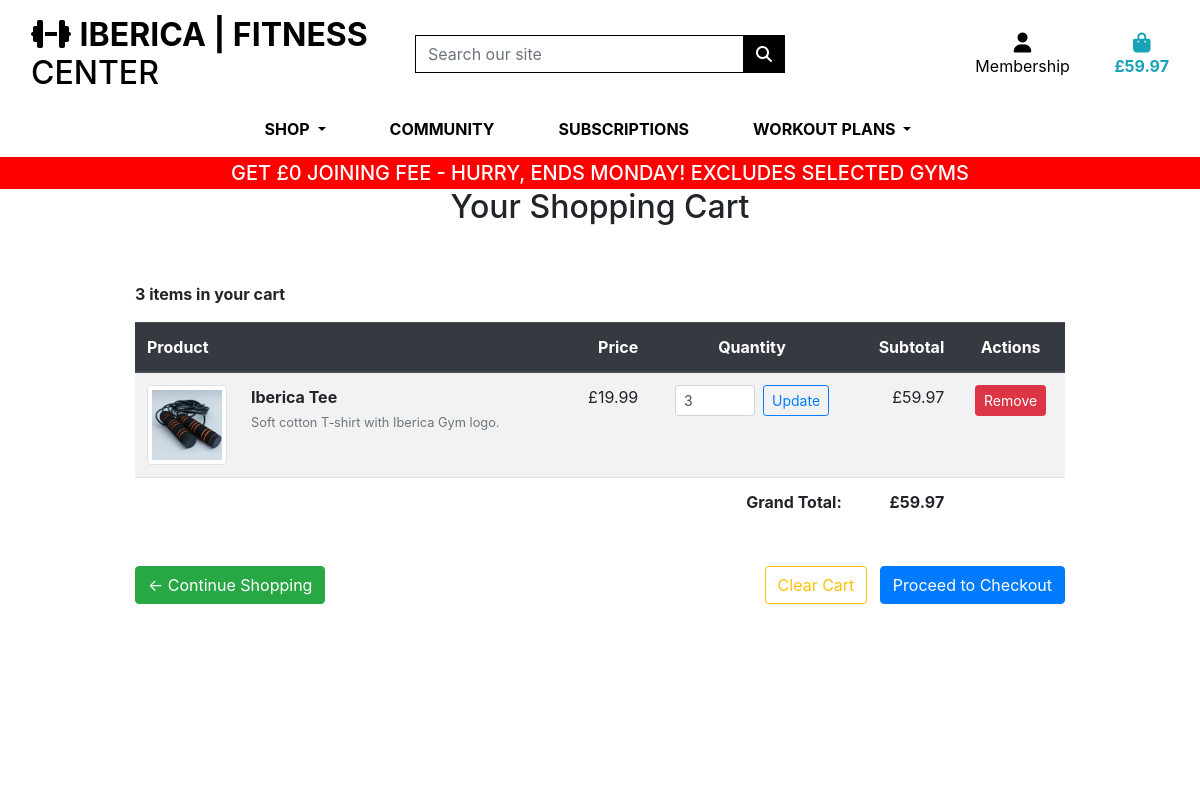
Screenshot of /shop/cart/ (signed in) with the database file from the repository.
### catalog/models.py (models this page shows, shortened)
class Product(models.Model):
    category = models.ForeignKey('Category', null=True, blank=True, on_delete=models.SET_NULL)
    slug = models.SlugField(unique=True, blank=True)
    name = models.CharField(max_length=200)
    description = models.TextField(blank=True)
    price = models.DecimalField(max_digits=6, decimal_places=2)
    rating = models.DecimalField(max_digits=6, decimal_places=2, null=True, blank=True)
    image_url = models.URLField(max_length=1024, null=True, blank=True)
    image = models.ImageField(upload_to='products/', null=True, blank=True)
    is_digital = models.BooleanField(default=False)
    active = models.BooleanField(default=True)
    class Meta:
        ordering = ['name']

### catalog/views.py (the view, shortened to what this page needs)
# urls.py: path('cart/', views.cart_view, name='cart_view'),
def cart_view(request):
    cart_items = []
    total_price = Decimal("0.00")
    cart_count = 0
    if request.user.is_authenticated:
        user_cart_items = CartItem.objects.filter(user=request.user)
        for item in user_cart_items:
            line_total = (item.product.price * item.quantity).quantize(Decimal("0.01"), rounding=ROUND_HALF_UP)
            cart_items.append({
                'product': item.product,
                'quantity': item.quantity,
                'total': line_total
            })
            total_price += line_total
            cart_count += item.quantity
    return render(request, 'catalog/cart.html', {
        'cart_items': cart_items,
        'total_price': total_price.quantize(Decimal("0.01"), rounding=ROUND_HALF_UP),
        'cart_count': cart_count,
        'user_is_authenticated': request.user.is_authenticated,
    })

### catalog/templates/catalog/cart.html (shortened to what this page needs)
{% extends "base.html" %}
{% load static %}
{% block page_header %}
  <div class="container header-container">
    <div class="row">
      <div class="col text-center">
        <h2 class="mt-4">Your Shopping Cart</h2>
      </div>
    </div>
  </div>
{% endblock %}
{% block content %}
<div class="overlay"></div>
<div class="container mt-5">
    {% if cart_items %}
    <div class="mb-3">
        <p><strong>{{ cart_count }} item{{ cart_count|pluralize }} in your cart</strong></p>
    </div>
    <div class="table-responsive">
        <table class="table table-striped align-middle">
            <thead class="thead-dark">
                <tr>
                    <th>Product</th>
                    <th class="text-right">Price</th>
                    <th class="text-center">Quantity</th>
                    <th class="text-right">Subtotal</th>
                    <th class="text-center">Actions</th>
                </tr>
            </thead>
            <tbody>
                {% for item in cart_items %}
                <tr>
                    <td>
                        <div class="d-flex align-items-start">
                            {% if item.product.image %}
                                <img src="{{ item.product.image.url }}" alt="{{ item.product.name }}" class="img-thumbnail mr-3" style="width: 80px; height: 80px; object-fit: cover;">
                            {% else %}
                                <img src="{% static 'img/no-image.png' %}" alt="No image" class="img-thumbnail mr-3" style="width: 80px; height: 80px; object-fit: cover;">
                            {% endif %}
                            <div class="ml-2">
                                <strong>{{ item.product.name }}</strong>
                                {% if item.product.description %}
                                    <br>
                                    <small class="text-muted">{{ item.product.description|truncatewords:10 }}</small>
                                {% endif %}
                            </div>
                        </div>
                    </td>
                    <td class="text-right">£{{ item.product.price|floatformat:2 }}</td>
                    <td class="text-center">
                        <form action="{% url 'update_cart' item.product.id %}" method="post" class="form-inline justify-content-center">
                            <input type="number" name="quantity" value="{{ item.quantity }}" min="1"
                                   class="form-control form-control-sm" style="width: 80px;">
                            <button type="submit" class="btn btn-sm btn-outline-primary ml-2">Update</button>
                        </form>
                    </td>
                    <td class="text-right">£{{ item.total|floatformat:2 }}</td>
                    <td class="text-center">
                        <form method="post" action="{% url 'remove_from_cart' item.product.id %}">
                            <button type="submit" class="btn btn-sm btn-danger">Remove</button>
                        </form>
                    </td>
                </tr>
                {% endfor %}
            </tbody>
            <tfoot>
                <tr>
                    <td colspan="3" class="text-right"><strong>Grand Total:</strong></td>
                    <td class="text-right"><strong>£{{ total_price|floatformat:2 }}</strong></td>
                    <td></td>
                </tr>
            </tfoot>
        </table>
    </div>
    <div class="row mt-4">
        <div class="col-md-6">
            <a href="{% url 'products' %}" class="btn btn-success">
                ← Continue Shopping
            </a>
        </div>
        <div class="col-md-6 text-right">
            <form action="{% url 'clear_cart' %}" method="post" style="display: inline;">
                <button type="submit" class="btn btn-outline-warning">Clear Cart</button>
            </form>
            <a href="{% url 'checkout' %}" class="btn btn-primary ml-2">Proceed to Checkout</a>
        </div>
    </div>
    {% else %}
    <div class="alert alert-info text-center">
        <h4>Your cart is empty</h4>
        <p>Start shopping to add items to your cart!</p>
        <a href="{% url 'products' %}" class="btn btn-primary mt-2">Browse Products</a>
    </div>
    {% endif %}
</div>
{% endblock %}

### static/css/base.css (style rules this page uses)
html { height: 100%; }
body { background: url('/media/gym1.jpg') no-repeat center center fixed; background-size: cover; height: calc(100vh - 164px); color: #555 font-family: 'Lato'; }
.overlay { height: 100%; width: 100%; top: 0; left: 0; position: fixed; background: white; z-index: -1; }
@media (min-width: 1200px) { .container { max-width: 80%; } }
@media (min-width: 992px) { .header-container { padding-top: 164px; } }

### rows the page displays
Product: product.image (picture), product.name "Iberica Tee", product.description "Soft cotton T‑shirt with Iberica Gym logo.", product.price "19.99", quantity "3", total "59.97"

### other values shown
{{ grand_total|floatformat:2 }} "59.97"
{{ cart_count }} "3"
{{ total_price|floatformat:2 }} "59.97"
